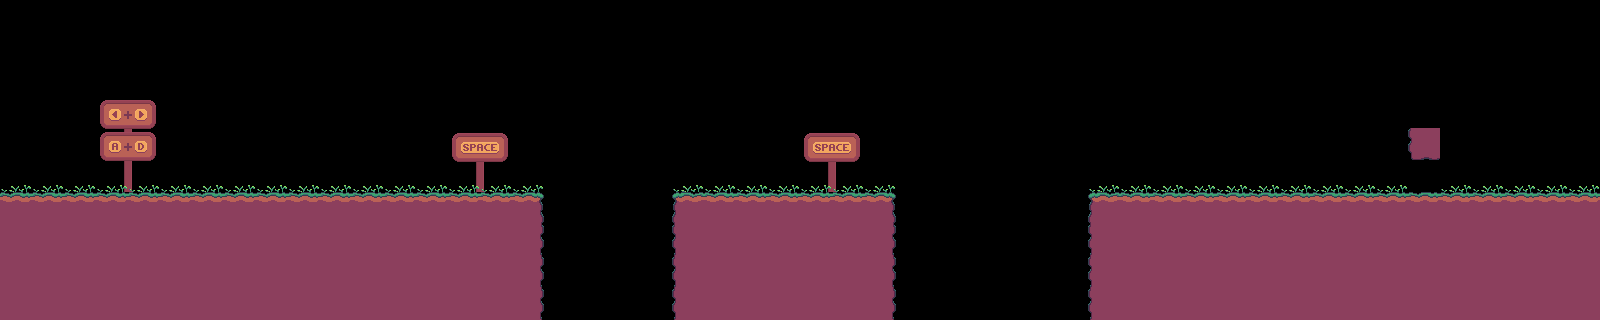

A 2D game scene composited from a Tiled map and its tileset images. What follows is a short description and the map's XML, with every tile layer's data as written:
An orthogonal 50x10 tile map with 32x32 px tiles, 2 tile layers (Decoration, Ground).

<map version="1.2" tiledversion="1.2.1" orientation="orthogonal" renderorder="right-down" width="50" height="10" tilewidth="32" tileheight="32" infinite="0" nextlayerid="12" nextobjectid="1">
 <tileset firstgid="1" source="Sprites.tsx" />
 <layer id="11" name="Decoration" width="50" height="10">
  <data encoding="csv">
0,0,0,0,0,0,0,0,0,0,0,0,0,0,0,0,0,0,0,0,0,0,0,0,0,0,0,0,0,0,0,0,0,0,0,0,0,0,0,0,0,0,0,0,0,0,0,0,0,0,
0,0,0,0,0,0,0,0,0,0,0,0,0,0,0,0,0,0,0,0,0,0,0,0,0,0,0,0,0,0,0,0,0,0,0,0,0,0,0,0,0,0,0,0,0,0,0,0,0,0,
0,0,0,0,0,0,0,0,0,0,0,0,0,0,0,0,0,0,0,0,0,0,0,0,0,0,0,0,0,0,0,0,0,0,0,0,0,0,0,0,0,0,0,0,0,0,0,0,0,0,
0,0,0,5,6,0,0,0,0,0,0,0,0,0,0,0,0,0,0,0,0,0,0,0,0,0,0,0,0,0,0,0,0,0,0,0,0,0,0,0,0,0,0,0,0,0,0,0,0,0,
0,0,0,13,14,0,0,0,0,0,0,0,0,0,7,8,0,0,0,0,0,0,0,0,0,7,8,0,0,0,0,0,0,0,0,0,0,0,0,0,0,0,0,0,17,0,0,0,0,0,
4,4,4,21,22,4,4,4,4,4,4,4,4,4,15,16,4,0,0,0,0,4,4,4,4,15,16,4,0,0,0,0,0,0,4,4,4,4,4,4,4,4,4,4,25,4,4,4,4,4,
0,0,0,29,30,30,0,30,0,30,0,30,0,0,23,24,0,0,0,0,0,0,0,0,0,23,24,0,0,0,0,0,0,0,0,0,0,0,0,0,0,0,0,0,33,0,0,0,0,0,
0,0,0,0,0,0,0,0,0,0,0,0,0,0,0,0,0,0,0,0,0,0,0,0,0,0,0,0,0,0,0,0,0,0,0,0,0,0,0,0,0,0,0,0,0,0,0,0,0,0,
0,0,0,0,0,0,0,0,0,0,0,0,0,0,0,0,0,0,0,0,0,0,0,0,0,0,0,0,0,0,0,0,0,0,0,0,0,0,0,0,0,0,0,0,0,0,0,0,0,0,
0,0,0,0,0,0,0,0,0,0,0,0,0,0,0,0,0,0,0,0,0,0,0,0,0,0,0,0,0,0,0,0,0,0,0,0,0,0,0,0,0,0,0,0,0,0,0,0,0,0
</data>
 </layer>
 <layer id="9" name="Ground" width="50" height="10">
  <data encoding="csv">
0,0,0,0,0,0,0,0,0,0,0,0,0,0,0,0,0,0,0,0,0,0,0,0,0,0,0,0,0,0,0,0,0,0,0,0,0,0,0,0,0,0,0,0,0,0,0,0,0,0,
0,0,0,0,0,0,0,0,0,0,0,0,0,0,0,0,0,0,0,0,0,0,0,0,0,0,0,0,0,0,0,0,0,0,0,0,0,0,0,0,0,0,0,0,0,0,0,0,0,0,
0,0,0,0,0,0,0,0,0,0,0,0,0,0,0,0,0,0,0,0,0,0,0,0,0,0,0,0,0,0,0,0,0,0,0,0,0,0,0,0,0,0,0,0,0,0,0,0,0,0,
0,0,0,0,0,0,0,0,0,0,0,0,0,0,0,0,0,0,0,0,0,0,0,0,0,0,0,0,0,0,0,0,0,0,0,0,0,0,0,0,0,0,0,0,0,0,0,0,0,0,
0,0,0,0,0,0,0,0,0,0,0,0,0,0,0,0,0,0,0,0,0,0,0,0,0,0,0,0,0,0,0,0,0,0,0,0,0,0,0,0,0,0,0,0,0,0,0,0,0,0,
0,0,0,0,0,0,0,0,0,0,0,0,0,0,0,0,0,0,0,0,0,0,0,0,0,0,0,0,0,0,0,0,0,0,0,0,0,0,0,0,0,0,0,0,0,0,0,0,0,0,
2,2,2,2,2,2,2,2,2,2,2,2,2,2,2,2,3,0,0,0,0,1,2,2,2,2,2,3,0,0,0,0,0,0,1,2,2,2,2,2,2,2,2,2,2,2,2,2,2,2,
10,10,10,10,10,10,10,10,10,10,10,10,10,10,10,10,11,0,0,0,0,9,10,10,10,10,10,11,0,0,0,0,0,0,9,10,10,10,10,10,10,10,10,10,10,10,10,10,10,10,
10,10,10,10,10,10,10,10,10,10,10,10,10,10,10,10,11,0,0,0,0,9,10,10,10,10,10,11,0,0,0,0,0,0,9,10,10,10,10,10,10,10,10,10,10,10,10,10,10,10,
10,10,10,10,10,10,10,10,10,10,10,10,10,10,10,10,11,0,0,0,0,9,10,10,10,10,10,11,0,0,0,0,0,0,9,10,10,10,10,10,10,10,10,10,10,10,10,10,10,10
</data>
 </layer>
</map>